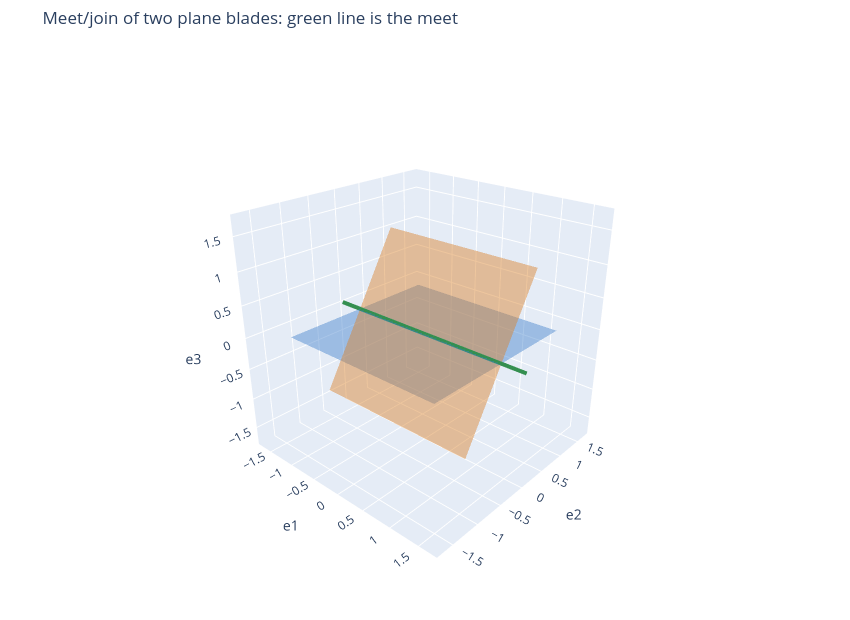

Write notebook code for a chart like this one.
### Markdown cell above
## Meet And Join Algorithm

The meet/join routine in the helper follows the spirit of the chapter while staying compact. It factors both input blades, computes the delta product to predict the target grades, then uses principal angles between the factor subspaces to identify common factors. The meet is the span of the common factors. The join is the orthonormal row span of all input factors. The final checks ask whether the computed meet lies inside both inputs and whether both input subspaces lie inside the join.

A full optimized implementation could use the delta-product dual and projection/rejection loops to stop as soon as either the meet or the join has been constructed. The point here is the same: do not expand every nonlinear question into a generic dense operation when the factor structure gives you a smaller route.

### Code cell
angle = np.deg2rad(58.0)
plane_a_factors = np.array([[1.0, 0.0, 0.0], [0.0, 1.0, 0.0]])
plane_b_factors = np.array([[1.0, 0.0, 0.0], [0.0, np.cos(angle), np.sin(angle)]])
A_plane = blade_from_vectors(E3, plane_a_factors)
B_plane = blade_from_vectors(E3, plane_b_factors)
result = meet_join_from_blades(E3, A_plane, B_plane)

fig = meet_join_figure(plane_a_factors, plane_b_factors, result)
path = ARTIFACT_DIR / "meet-join" / "plane-meet-join.html"
fig.write_html(path, include_plotlyjs="cdn", full_html=True)
artifact_files["meet_join_html"] = path

meet_in_a = subspace_containment_error(result.meet_factors, plane_a_factors)
meet_in_b = subspace_containment_error(result.meet_factors, plane_b_factors)
a_in_join = subspace_containment_error(plane_a_factors, result.join_factors)
b_in_join = subspace_containment_error(plane_b_factors, result.join_factors)

print("singular values between plane factor spaces:", result.singular_values)
print("meet factors:\n", result.meet_factors)
print("join factors:\n", result.join_factors)
print("delta grade:", result.delta_grade)
print("predicted grades:", result.predicted_meet_grade, result.predicted_join_grade)
print("actual grades:", result.meet_factors.shape[0], result.join_factors.shape[0])
print("containment errors:", {"meet_in_a": meet_in_a, "meet_in_b": meet_in_b, "a_in_join": a_in_join, "b_in_join": b_in_join})
print("artifact:", rel(path))
fig

### Figure 1 — Plotly figure (JSON) as saved in the notebook; plotly's stock layout.template omitted (floating-point values rounded to 4 significant figures; data arrays with more than 128 entries replaced by an {"elided": "..."} marker saying what was removed)
{"data": [{"colorscale": [[0, "#2f6fbb"], [1, "#2f6fbb"]], "name": "blade A", "opacity": 0.44, "showscale": false, "type": "surface", "x": {"elided": "16x16 float values"}, "y": {"elided": "16x16 float values"}, "z": {"elided": "16x16 float values"}}, {"colorscale": [[0, "#d9822b"], [1, "#d9822b"]], "name": "blade B", "opacity": 0.46, "showscale": false, "type": "surface", "x": {"elided": "16x16 float values"}, "y": {"elided": "16x16 float values"}, "z": {"elided": "16x16 float values"}}, {"line": {"color": "#348f50", "width": 8}, "mode": "lines", "name": "meet", "type": "scatter3d", "x": [-1.75, -1.691, -1.631, -1.572, -1.513, -1.453, -1.394, -1.335, -1.275, -1.216, -1.157, -1.097, -1.038, -0.9788, -0.9195, -0.8602, -0.8008, -0.7415, -0.6822, -0.6229, -0.5636, -0.5042, -0.4449, -0.3856, -0.3263, -0.2669, -0.2076, -0.1483, -0.08898, -0.02966, 0.02966, 0.08898, 0.1483, 0.2076, 0.2669, 0.3263, 0.3856, 0.4449, 0.5042, 0.5636, 0.6229, 0.6822, 0.7415, 0.8008, 0.8602, 0.9195, 0.9788, 1.038, 1.097, 1.157, 1.216, 1.275, 1.335, 1.394, 1.453, 1.513, 1.572, 1.631, 1.691, 1.75], "y": [-0.0, -0.0, -0.0, -0.0, -0.0, -0.0, -0.0, -0.0, -0.0, -0.0, -0.0, -0.0, -0.0, -0.0, -0.0, -0.0, -0.0, -0.0, -0.0, -0.0, -0.0, -0.0, -0.0, -0.0, -0.0, -0.0, -0.0, -0.0, -0.0, -0.0, 0.0, 0.0, 0.0, 0.0, 0.0, 0.0, 0.0, 0.0, 0.0, 0.0, 0.0, 0.0, 0.0, 0.0, 0.0, 0.0, 0.0, 0.0, 0.0, 0.0, 0.0, 0.0, 0.0, 0.0, 0.0, 0.0, 0.0, 0.0, 0.0, 0.0], "z": [-0.0, -0.0, -0.0, -0.0, -0.0, -0.0, -0.0, -0.0, -0.0, -0.0, -0.0, -0.0, -0.0, -0.0, -0.0, -0.0, -0.0, -0.0, -0.0, -0.0, -0.0, -0.0, -0.0, -0.0, -0.0, -0.0, -0.0, -0.0, -0.0, -0.0, 0.0, 0.0, 0.0, 0.0, 0.0, 0.0, 0.0, 0.0, 0.0, 0.0, 0.0, 0.0, 0.0, 0.0, 0.0, 0.0, 0.0, 0.0, 0.0, 0.0, 0.0, 0.0, 0.0, 0.0, 0.0, 0.0, 0.0, 0.0, 0.0, 0.0]}], "layout": {"height": 620, "legend": {"bgcolor": "rgba(255,255,255,0.72)", "x": 0.02, "y": 0.98}, "margin": {"b": 0, "l": 0, "r": 0, "t": 48}, "scene": {"aspectmode": "cube", "camera": {"eye": {"x": 1.65, "y": -1.85, "z": 1.2}}, "xaxis": {"range": [-1.8, 1.8], "title": {"text": "e1"}}, "yaxis": {"range": [-1.8, 1.8], "title": {"text": "e2"}}, "zaxis": {"range": [-1.8, 1.8], "title": {"text": "e3"}}}, "title": {"text": "Meet/join of two plane blades: green line is the meet"}, "width": 850}}
